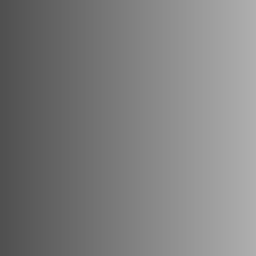
#> input picture source.jpg, 256 x 256 px, found by its file name
$ python histogram_matching.py
#> lines starting #> are read from the running program, lines starting #| are printed output that depends on the picture; after the words box and inside, x2 and y2 are one past the last pixel; in counts of white or black regions, pixels touching at a corner belong together
"""Histogram matching (specification) utility using OpenCV and NumPy.

Run this script directly to see a side-by-side comparison of the source,
reference, and matched images using matplotlib. Update the image paths in the
`__main__` block before running.
"""

from __future__ import annotations

import cv2
import numpy as np
import matplotlib.pyplot as plt


def histogram_matching(source_image: np.ndarray, reference_image: np.ndarray) -> np.ndarray:
    """Return a new image whose histogram matches the reference image.

    Parameters
    ----------
    source_image : np.ndarray
        Grayscale source image (uint8, values 0-255).
    reference_image : np.ndarray
        Grayscale reference image whose histogram we wish to match.

    Returns
    -------
    np.ndarray
        Matched image with the same shape as `source_image`.
    """

    if source_image.ndim != 2 or reference_image.ndim != 2:
        raise ValueError("Both images must be grayscale (single channel).")

    # Flatten both images; easier to compute histograms/CDFs on 1-D arrays.
    src_flat = source_image.ravel()
    ref_flat = reference_image.ravel()

    # Histograms (probability mass functions) with 256 bins covering [0, 255].
    src_hist, _ = np.histogram(src_flat, bins=256, range=(0, 255), density=True)
    ref_hist, _ = np.histogram(ref_flat, bins=256, range=(0, 255), density=True)

    # Cumulative distribution functions.
    src_cdf = np.cumsum(src_hist)
    ref_cdf = np.cumsum(ref_hist)

    # Build lookup table: for each gray level in source, find the nearest gray
    # level in reference with a CDF >= source CDF.
    lut = np.zeros(256, dtype=np.uint8)
    ref_idx = 0
    for src_idx in range(256):
        while ref_idx < 255 and ref_cdf[ref_idx] < src_cdf[src_idx]:
            ref_idx += 1
        lut[src_idx] = ref_idx

    # Apply mapping to entire image.
    matched = lut[source_image]

    return matched


def main() -> None:
    """Demonstrate histogram matching with matplotlib visualization."""

    source_path = "source.jpg"
    reference_path = "reference.jpg"

    source = cv2.imread(source_path, cv2.IMREAD_GRAYSCALE)
#> source is the input picture: shape (256, 256); min 80, max 175, mean 127
    reference = cv2.imread(reference_path, cv2.IMREAD_GRAYSCALE)
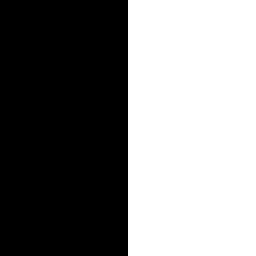
#> input picture reference.jpg, 256 x 256 px, found by its file name
#> reference: shape (256, 256); values 40 (black) and 220 (white), 50% white; 1 white region, box (x1, y1, x2, y2) and area: (128, 0, 256, 256) 32768

    if source is None or reference is None:
        raise FileNotFoundError(
            "Update 'source_path' and 'reference_path' with valid grayscale image files."
        )

    matched = histogram_matching(source, reference)
#> in histogram_matching, `src_hist, _ = np.histogram(src_flat, bins=256, range=(0, 255), density..`: src_hist = 256 values, max 0.0157 at index 81, min 0 at index 0, mean 0.00392
#> in histogram_matching, `ref_hist, _ = np.histogram(ref_flat, bins=256, range=(0, 255), density..`: ref_hist = 256 values, max 0.502 at index 40, min 0 at index 0, mean 0.00392
#> in histogram_matching, `src_cdf = np.cumsum(src_hist)`: src_cdf = 256 values from 0 to 1
#> in histogram_matching, `matched = lut[source_image]`:
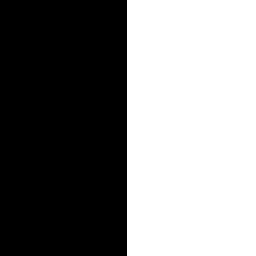
#> matched: shape (256, 256); values 40 (black) and 220 (white), 50.4% white; 1 black region, box (x1, y1, x2, y2) and area: (0, 0, 127, 256) 32512

    fig, axes = plt.subplots(1, 3, figsize=(12, 4))
    titles = ["Source", "Reference", "Matched"]
    images = [source, reference, matched]

    for ax, title, img in zip(axes, titles, images):
        ax.imshow(img, cmap="gray", vmin=0, vmax=255)
        ax.set_title(title)
        ax.axis("off")
#> this loop made 3 passes
#> title on passes 1 to 3: 'Source', 'Reference', 'Matched'

    plt.tight_layout()
    plt.show()
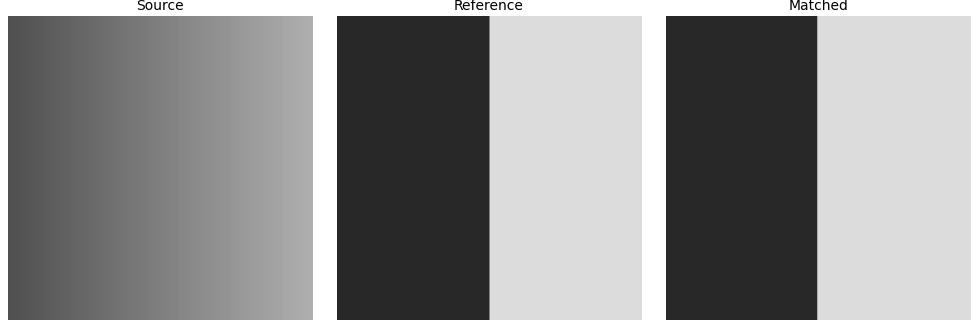
#> figure drawn by matplotlib, 3 panels


if __name__ == "__main__":
    main()
